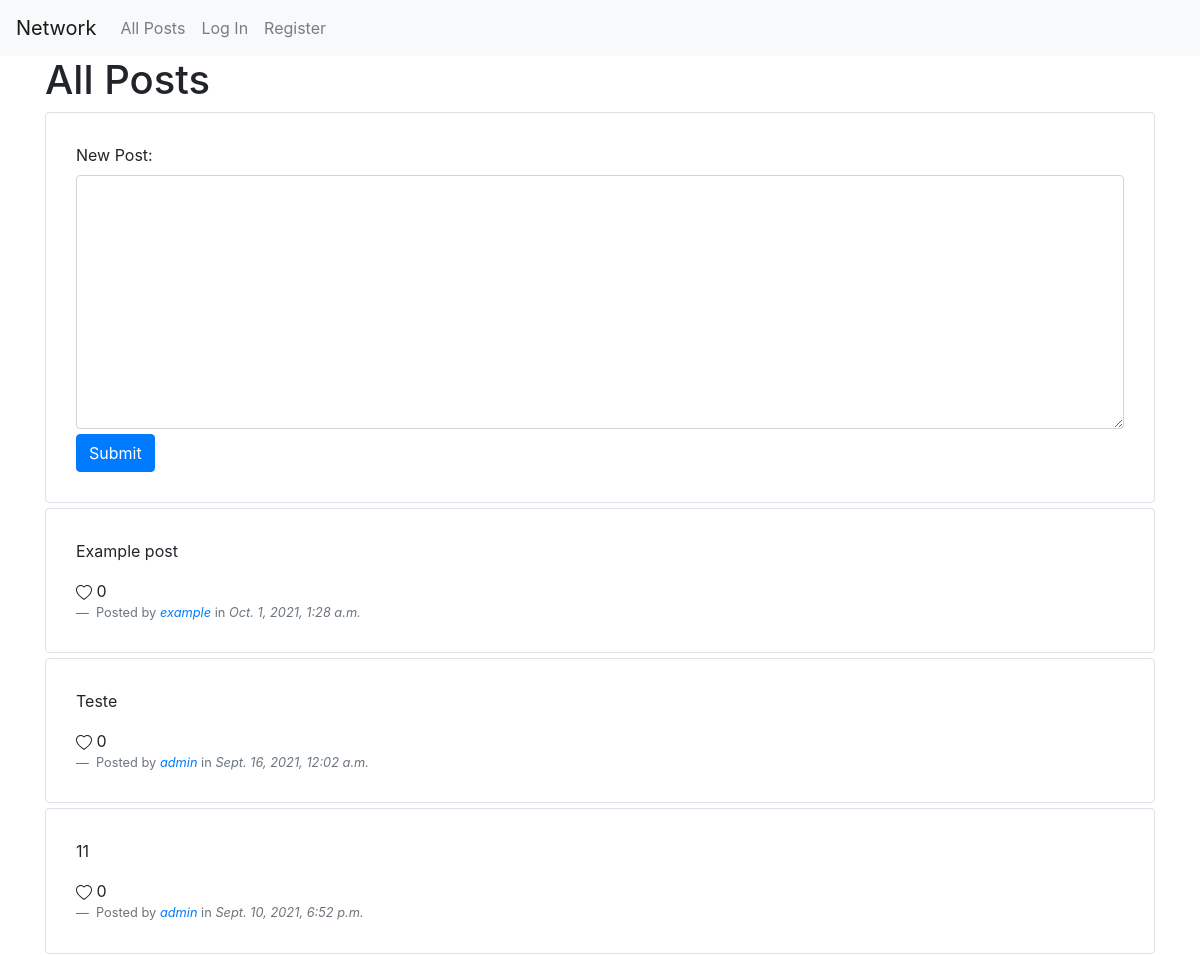
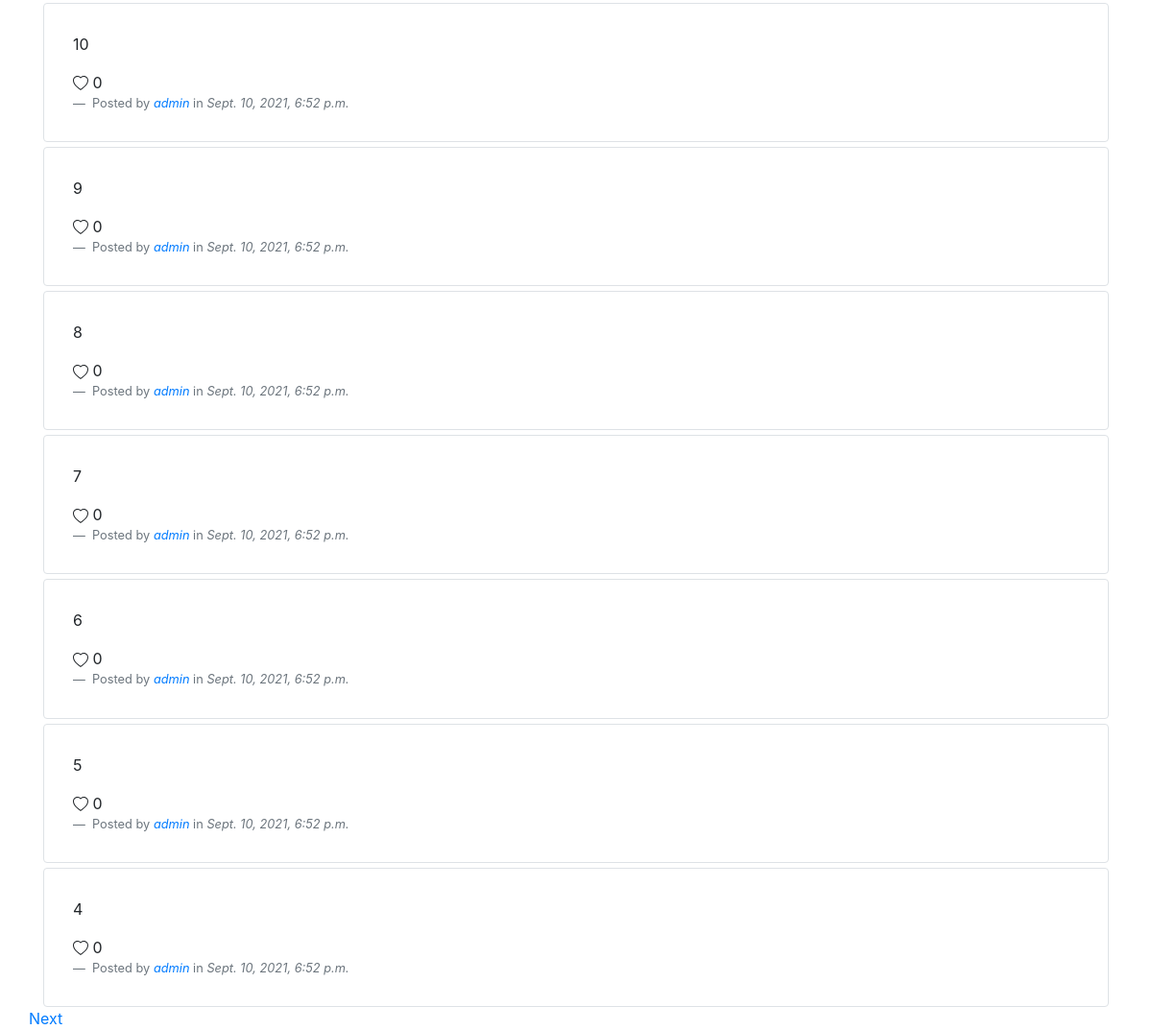
The page / on the database its author committed (2 pictures, top to bottom).
### network/models.py (models this page shows)
class Post(models.Model):
    author = models.ForeignKey("User", on_delete=models.CASCADE, related_name="author")
    content = models.TextField()
    dateTime = models.DateTimeField()

class User(AbstractUser):
    pass

### network/views.py (the view)
# urls.py: path("", views.index, name="index"),
def index(request):
    posts = functions.getAllUserPostsAndLikes()
    postsPaginator = Paginator(posts, 10)
    page_num = request.GET.get("page")
    page = postsPaginator.get_page(page_num)
    variables = {"newPostForm": newPostForm, "page": page, "user": request.user}
    if request.method == "POST":
        form = newPostForm(request.POST)
        print(form)
        if form.is_valid():
            functions.createPost(form, request.user)
            return HttpResponseRedirect(reverse("index"))
        else:
            return render(
                request,
                "network/index.html",
                {"newPostForm": form, "page": page, "user": request.user.username},
            )
    else:
        return render(request, "network/index.html", variables)

### network/functions.py (called while the page is built)
def getAllUserPostsAndLikes():
    postsQueried = Post.objects.all().order_by("-dateTime")
    postsToReturn = []
    for item in postsQueried:
        data = PostData()
        data.id = item.id
        data.author = item.author
        data.dateTime = item.dateTime
        data.content = item.content
        data.likes = Like.objects.filter(post=item).count()
        postsToReturn.append(data)
    return postsToReturn

### network/templates/network/index.html (shortened to what this page needs)
{% extends "network/layout.html" %}
{% block body %}
    <h1> All Posts </h1>
    <div class="PostsDiv border rounded">
        <form id="newPostForm" action="{% url 'index' %}" method="post">
            <label for="postContent" class="form-label">New Post:</label>
            {{ newPostForm.content }}
            <input type="submit" value="Submit" class="btn btn-primary">
        </form>
    </div>
    <div class="posts">
        {% for post in page %}
            <div class="PostsDiv border rounded" id="post-{{ post.id }}">
                <p>{{ post.content }}</p>
                <div class="row">
                    <div class="col-1">
                        <span> {{ post.likes }}</span>
                    </div>
                    <div class="col">
                    </div>
                    <div class="col">
                    </div>
                </div>
                <footer class="blockquote-footer">
                    Posted by <cite title="Source Title"><a href="{% url 'profile' post.author %}">{{ post.author }}</a> </cite>in<cite tittle="Source Title"> {{ post.dateTime}}</cite>
                </footer>
            </div>
        {% endfor %}
    </div>
    <div class="row center">
        {% if page.has_next %}
            <a href="{% url 'index' %}?page={{ page.next_page_number }}">Next</a>
        {% endif %}
    </div>
{% endblock %}

### network/static/network/styles.css (style rules this page uses)
.PostsDiv { padding: 30px; margin-top: 5px; }
.textarea { margin-bottom: 5px; }

### rows shown on the page
Post: content "Example post", dateTime "Oct. 1, 2021, 1:28 a.m."
User: author "example"
Post: content "Teste", dateTime "Sept. 16, 2021, 12:02 a.m."
User: author "admin" "admin" "admin" "admin" "admin" "admin" "admin" "admin" "admin"
Post: content "11", dateTime "Sept. 10, 2021, 6:52 p.m."
Post: content "10", dateTime "Sept. 10, 2021, 6:52 p.m."
Post: dateTime "Sept. 10, 2021, 6:52 p.m."
Post: dateTime "Sept. 10, 2021, 6:52 p.m."
Post: dateTime "Sept. 10, 2021, 6:52 p.m."
Post: dateTime "Sept. 10, 2021, 6:52 p.m."
Post: dateTime "Sept. 10, 2021, 6:52 p.m."
Post: dateTime "Sept. 10, 2021, 6:52 p.m."

### other values the page prints
{{ post.likes }} "0" "0" "0" "0" "0" "0" "0" "0" "0" "0"
{{ post.content }} "9" "8" "7" "6" "5" "4"
